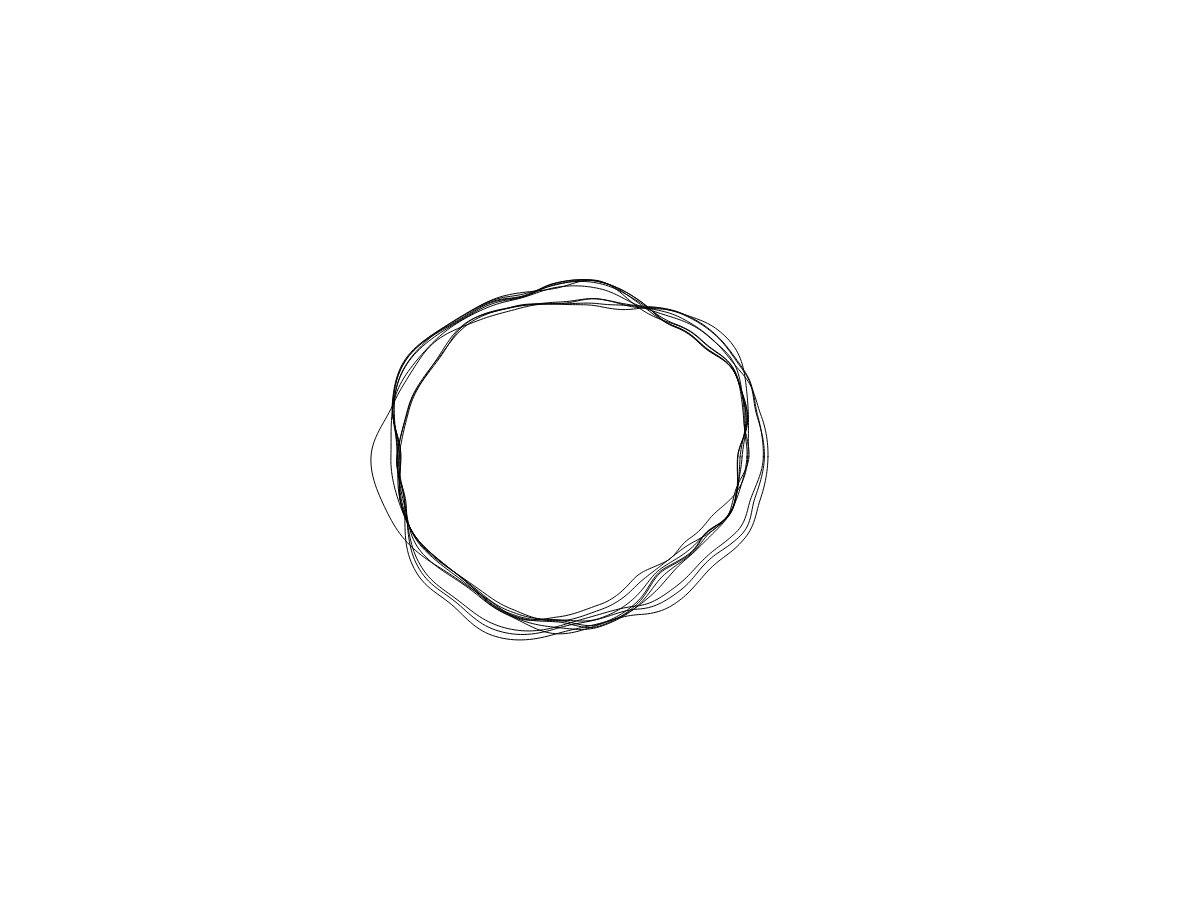
Frame 1 (no input)
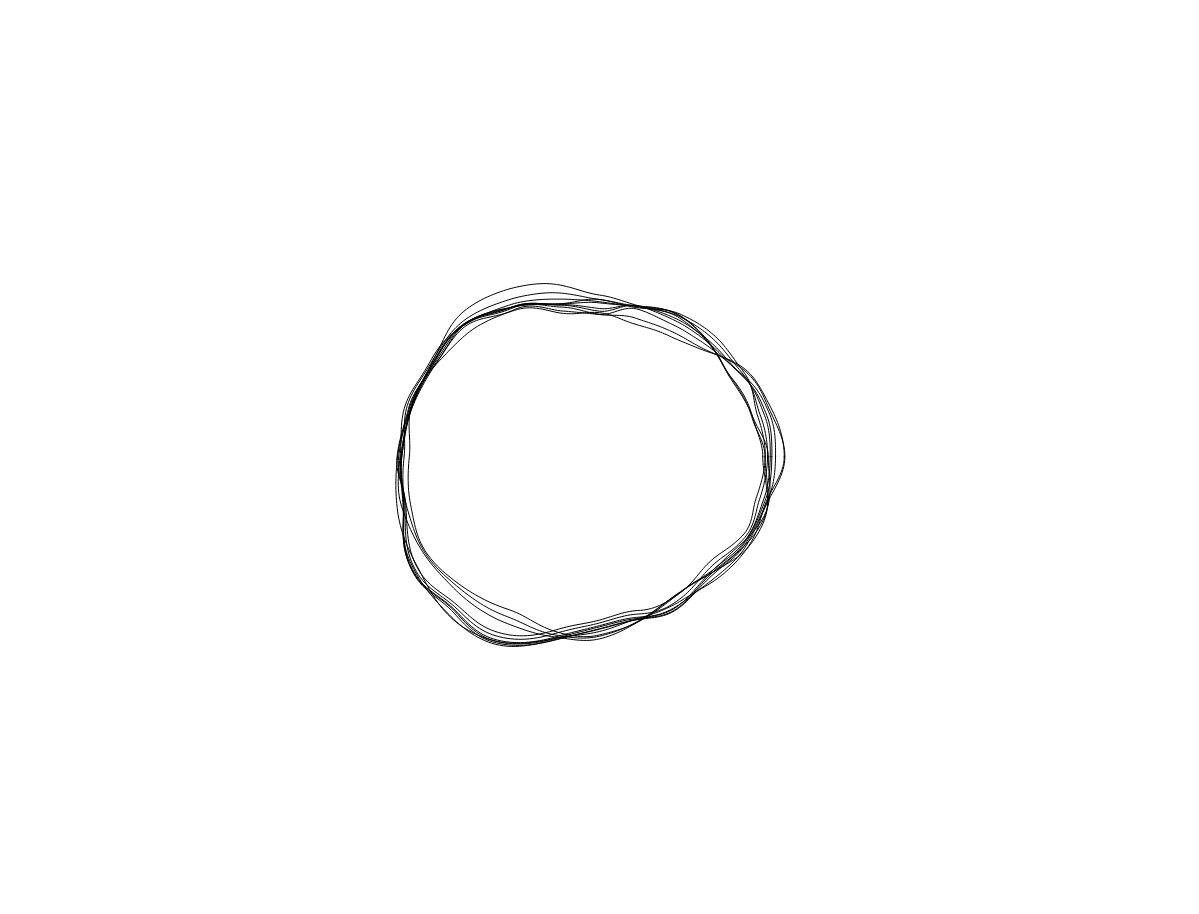
Frame 60 (no input)
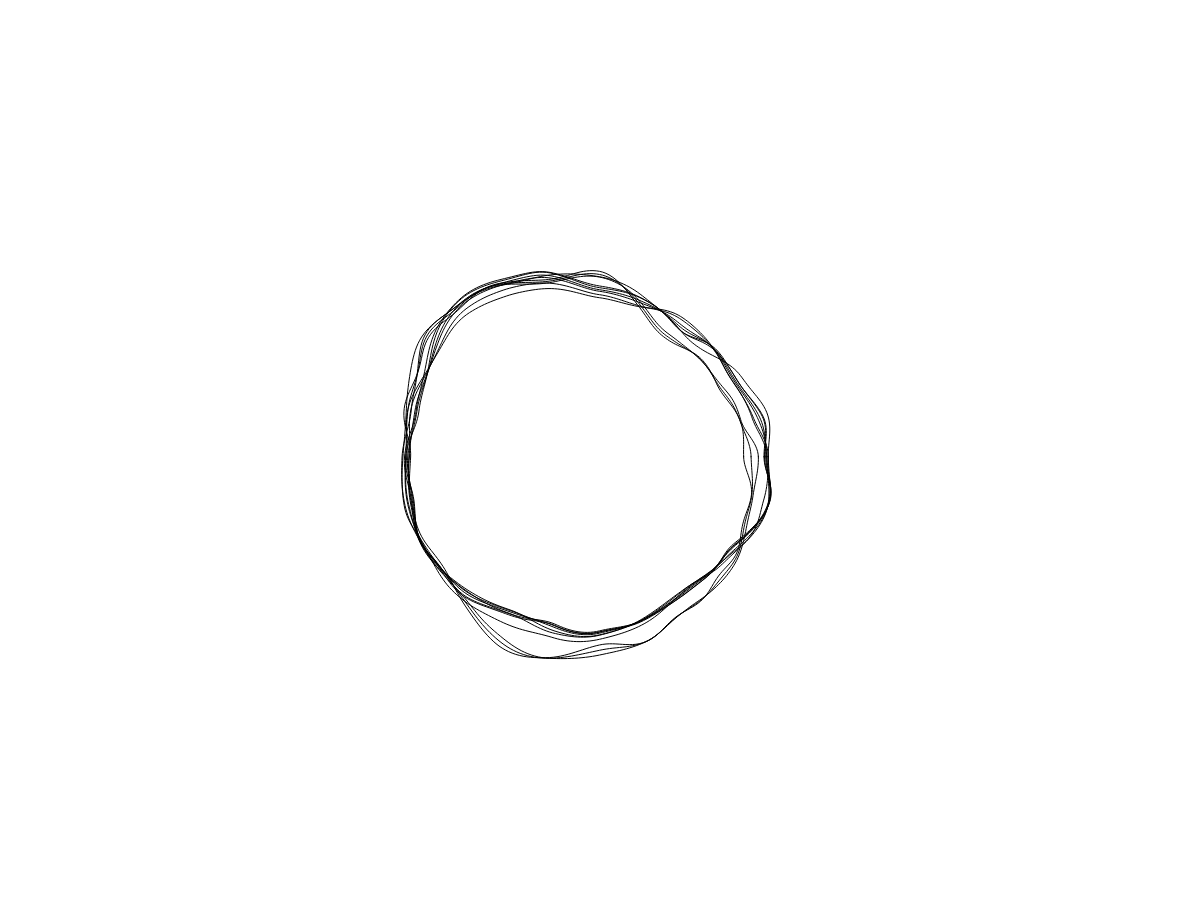
Frame 120 (the mouse pressed at the canvas centre since frame 60)

The p5.js sketch that drew these frames (run headless with seeded random() and noise() and a simulated clock; from frame 60 on, the mouse is pressed at the canvas centre):

// p5.js sketch
// ── sketch.js
//sketch variables
let numPoints = 360;
let numLayers = 10;
let circSize = 300;

let origin; //will be vector
let layers = []; //empty array
let single;

function setup() {
  console.log("working bro");
  createCanvas(windowWidth - 1, windowHeight - 86); //for bottom menu bar
  origin = createVector(width/2, height/2);

  // single = new Bark(numPoints, circSize);
  // noLoop();
   
  for(let i = 0; i < numLayers; i++){
    layers.push(new Bark(numPoints, circSize));
  }
}

function draw() {
  background(255);
  // single.update();
  // single.display();
  for(let l of layers){
    l.update();
    l.display();
    l.zoff += 0.01;
  }
   
   
}

// OBJECTS
//bark constructor
let Bark = function(s,d) {
  this.size = s;
  this.diameter = d;
  this.points;
  // let perlinSeed = random(1
  this.zoff = random(1);
}

Bark.prototype.update = function() {
  // console.log(this.size);
  this.points = [];

  let theta = TWO_PI / this.size;
  for(let i = 0; i < this.size; i++){
    let angle = theta * i;
    let xoff = map(cos(angle), -1, 1, 0, 1);
    let yoff = map(sin(angle), -1, 1, 0, 1);
    let r = map(noise(xoff, yoff, this.zoff), 0, 1, this.diameter/4, this.diameter);
    let x = r * cos(angle);
    let y = r * sin(angle);
    let v = createVector(x, y);

    v.add(origin); //global
    this.points.push(v);
  }
  // debugger; 
}

Bark.prototype.display = function() {
  noFill();
  beginShape();
  // console.log(this.points);
  for(let p of this.points){
    // debugger;
    vertex(p.x, p.y); //adds a vertex for each point
  }
  endShape(CLOSE);
  // fill(random(0, 255), random(0, 255), random(0, 255));
  // for(let p of this.points){
  //   console.log(p.x, p.y);
  //   ellipse(p.x, p.y, 20, 20);
  // }
}
